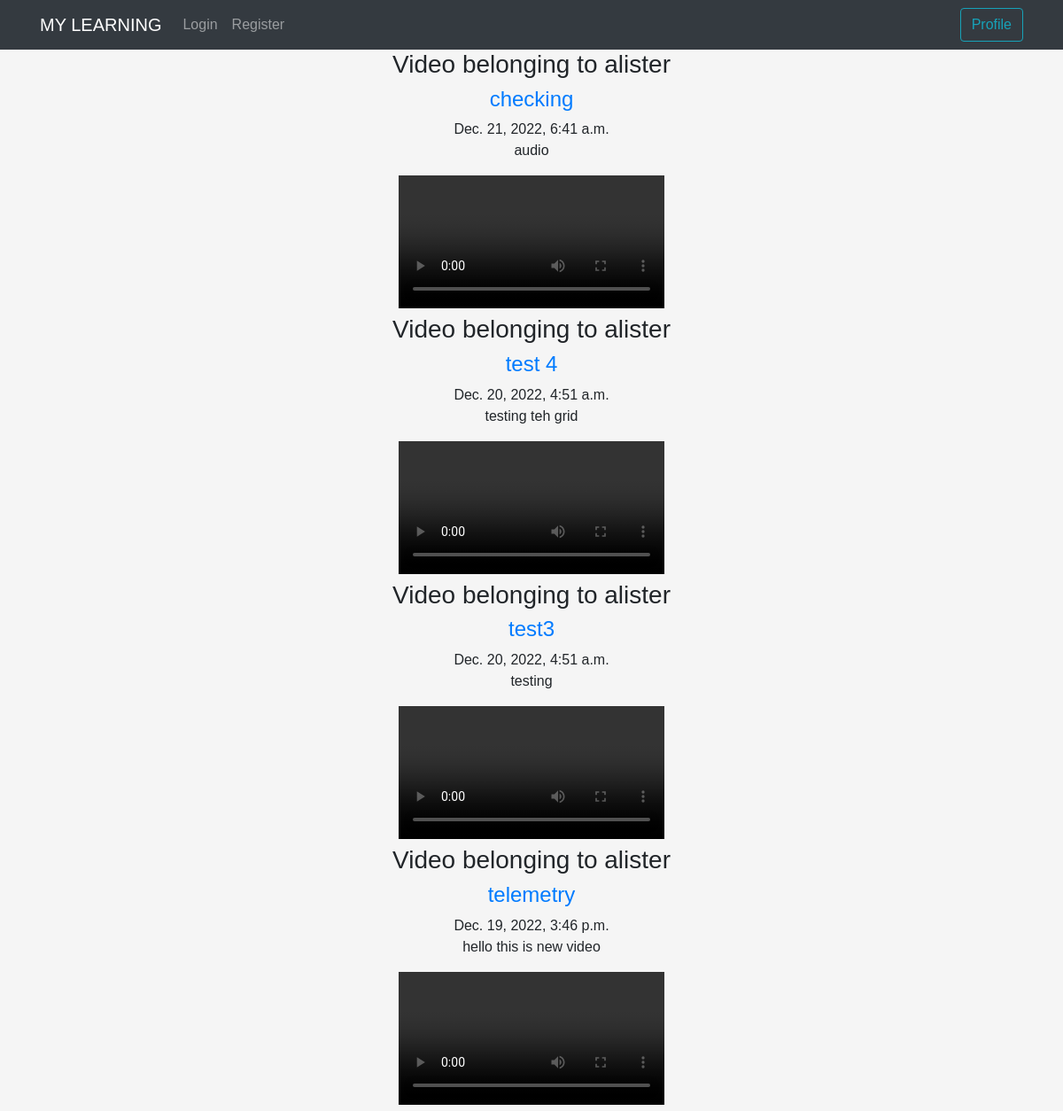
Screenshot of /user/alister with the database file from the repository.
### stream/models.py (models this page shows, shortened)
class VidStream(models.Model):
    streamer = models.ForeignKey(User, on_delete=models.CASCADE)
    title = models.CharField(max_length=300)
    description = models.TextField(max_length=600)
    upload_date = models.DateTimeField(default=timezone.now)
    video = models.FileField(upload_to='')

### stream/views.py (the view)
# urls.py: path('user/<str:username>', UserVideoListView.as_view(), name="user-videos"),
class UserVideoListView(ListView):
    model = VidStream
    template_name = "stream/user_videos.html"
    context_object_name = 'videos'
    def get_queryset(self):
        user = get_object_or_404(User, username=self.kwargs.get('username'))
        return VidStream.objects.filter(streamer=user).order_by('-upload_date')

### stream/templates/stream/user_videos.html
{% extends 'stream/base.html'%}
{% block content %}
    <div>
        {% for item in videos %}
        <h3>Video belonging to {{ item.streamer.username }}</h4>
        <h4><a href="{% url 'stream:video-detail' item.id %}">{{ item.title }}</a></h1>
        <h12>{{ item.upload_date}}</h12>
        <p>{{ item.description}}</p>
        <video controls>
            <source src="{{ item.video.url }}" type="video/mp4">
          </video>
        {% endfor %}
    </div>
{% endblock content %}

### stream/static/css/style.css (style rules this page uses)
body { background: whitesmoke; font-family: Arial, Helvetica, sans-serif; }
div { text-align: center; }

### rows the page displays
VidStream: streamer.username "alister", title "checking", upload_date "Dec. 21, 2022, 6:41 a.m.", description "audio"
VidStream: streamer.username "alister", title "test 4", upload_date "Dec. 20, 2022, 4:51 a.m.", description "testing teh grid"
VidStream: streamer.username "alister", title "test3", upload_date "Dec. 20, 2022, 4:51 a.m.", description "testing"
VidStream: streamer.username "alister", title "telemetry", upload_date "Dec. 19, 2022, 3:46 p.m.", description "hello this is new video"
